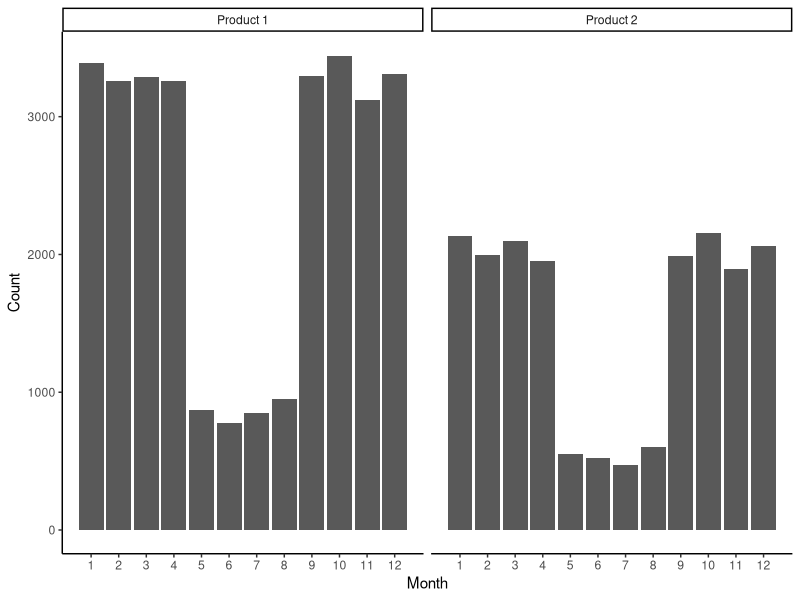
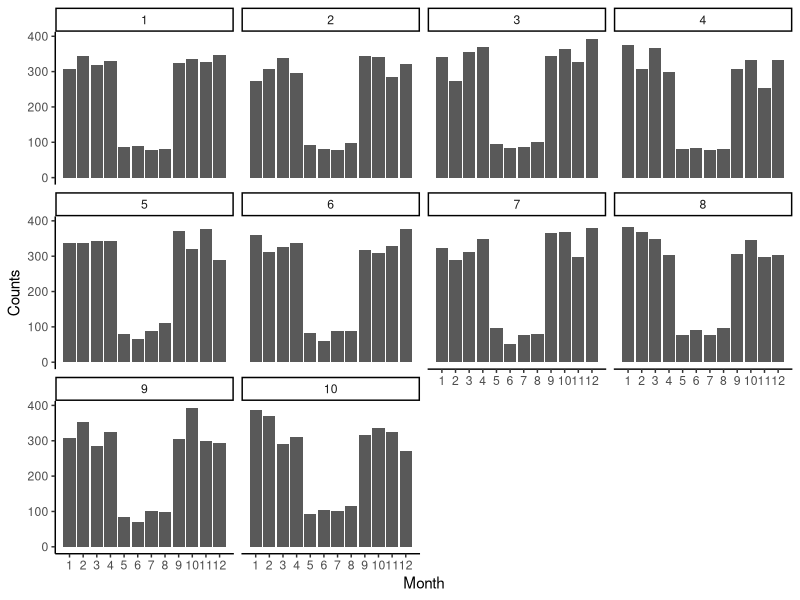
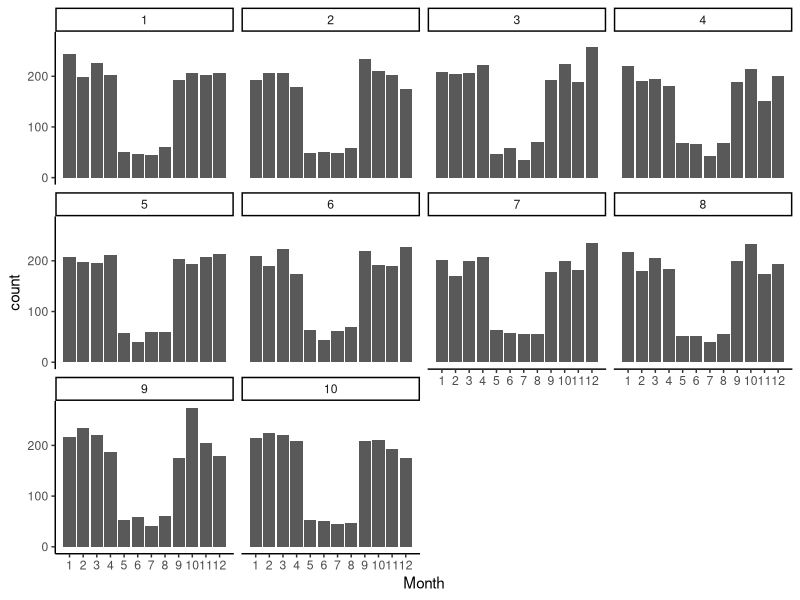

Source code (R) for these figures, in order: (Note: this script raises an error after producing the figures.)
## ---- chunk 1

suppressPackageStartupMessages(library(tidyverse))
suppressPackageStartupMessages(library(knitr))

#standard theme
#theme_set(theme_gray())

### Use this to make it look like base R
theme_set(theme_bw())
theme_update(text = element_text(size=12),
panel.grid.major = element_blank(),
panel.grid.minor = element_blank(),
strip.background = element_blank()
)

data <- read.delim2("Projekt1_Grupp9.txt", sep = ";")

type1Data <- data %>% filter(ClaimType == 1)

type2Data <- data %>% filter(ClaimType == 2)

## ---- chunk 2

data <- data %>% 
  mutate(Year = floor((.$ClaimDay-1)/(365)) + 1) %>% 
  mutate(ClaimDay = (ClaimDay-1) %% 365 + 1) %>% 
  mutate(Month = floor((.$ClaimDay-1)/(365/12)) + 1) 

#We can see seasonal effects
data %>% 
  ggplot(aes(Month)) +
  geom_bar() +
  scale_x_continuous(breaks=c(1:12)) +
  theme_classic() +
  facet_wrap(~ ClaimType, 
             labeller = labeller(ClaimType = c("1" = "Product 1", "2" = "Product 2"))) +
  ylab("Count")
## ---- chunk 3

#No effect over year for each claim type
data %>% 
  filter(ClaimType == 1) %>% 
  ggplot(aes(Month)) +
  geom_bar() +
  scale_x_continuous(breaks=c(1:12)) +
  theme_classic() +
  facet_wrap(~ Year, 
             labeller = labeller(ClaimType = c("1" = "Product 1", "2" = "Product 2"))) +
  ylab("Counts")

data %>% 
  filter(ClaimType == 2) %>% 
  ggplot(aes(Month)) +
  geom_bar() +
  scale_x_continuous(breaks=c(1:12)) +
  theme_classic() +
  facet_wrap(~ Year, 
             labeller = labeller(ClaimType = c("1" = "Type 1", "2" = "Type 2")))
  ylab("Counts")

  

## ---- chunk 4
library(fitdistrplus)
# ggplot(N11, aes(sample = n)) +
#   stat_qq(distribution = qpois, dparams = mean(N11$n)) +
#   stat_qq_line(distribution = qpois, dparams = mean(N11$n))

#Vi borde undersöka histogram, fördelningsfunktion och qqplot för antal skador. 
#Detta gör vi för varje säsong samt produkt
#Jämför med poisson samt negativ binomial (blandad poisson)

#Plots for N_11
N11 <- data %>% group_by(ClaimType, ClaimDay, Year, Month, Season) %>% 
  summarise(n = n()) %>% 
  filter(ClaimType ==1, Season == 1)

fit <- fitdistr(N11$n, "Negative Binomial")
set.seed(123)
df <- data.frame(x = c(N11$n, rpois(10000, mean(N11$n)), rnegbin(10000, mu = fit$estimate[2], theta = fit$estimate[1])), ggg = factor(rep(1:3, c(length(N11$n),10000,10000))))

df <- df[order(df$x), ]
df$ecdf <- ave(df$x, df$ggg, FUN=function(x) seq_along(x)/length(x))
plotcdfN11 <- ggplot(df, aes(x, ecdf, colour = ggg)) + 
  geom_line() + 
  scale_colour_manual(name="Distribution", values=c("black", "green", "blue"), labels=c('Emp','Pois','NegBin')) +
  scale_x_continuous(breaks = seq(0, max(df$x), by = 5 ))

# plothistN11 <- ggplot(df, aes(x=x, fill = ggg)) +
#   geom_histogram(aes(y = ..density..),position = "dodge2", breaks = 1:35) +
#   scale_fill_manual(values=c("black", "blue", "red"))
  
plothistN11 <- ggplot(df, aes(x=x, fill = ggg)) +
  geom_bar(aes(y = ..prop..), position = position_dodge(preserve = "single")) +
  scale_fill_manual(name="Distribution", values=c("black", "green", "blue"), labels=c('Emp','Pois','NegBin')) +
  scale_x_continuous(breaks = seq(0, max(df$x), by = 5 ))



#Plots for N_12
N12 <- data %>% group_by(ClaimType, ClaimDay, Year, Month, Season) %>% 
  summarise(n = n()) %>% 
  filter(ClaimType ==1, Season == 2)

fit <- fitdistr(N12$n, "Negative Binomial")
df <- data.frame(x = c(N12$n, rpois(10000, mean(N12$n)), rnegbin(10000, mu = fit$estimate[2], theta = fit$estimate[1])), ggg = factor(rep(1:3, c(length(N12$n),10000,10000))))

df <- df[order(df$x), ]
df$ecdf <- ave(df$x, df$ggg, FUN=function(x) seq_along(x)/length(x))
plotcdfN12 <- ggplot(df, aes(x, ecdf, colour = ggg)) + 
  geom_line() + 
  scale_colour_manual(name="Distribution", values=c("black", "green", "blue"), labels=c('Emp','Pois','NegBin')) +
  scale_x_continuous(breaks = seq(0, max(df$x), by = 5 ))

plothistN12 <-  ggplot(df, aes(x=x, fill = ggg)) +
  geom_bar(aes(y = ..prop..), position = position_dodge(preserve = "single")) +
  scale_fill_manual(name="Distribution", values=c("black", "green", "blue"), labels=c('Emp','Pois','NegBin')) +
  scale_x_continuous(breaks = seq(0, max(df$x), by = 5 ))




#Plots for N_21
N21 <- data %>% group_by(ClaimType, ClaimDay, Year, Month, Season) %>% 
  summarise(n = n()) %>% 
  filter(ClaimType ==2, Season == 1)

fit <- fitdistr(N21$n, "Negative Binomial")
df <- data.frame(x = c(N21$n, rpois(10000, mean(N21$n)), rnegbin(10000, mu = fit$estimate[2], theta = fit$estimate[1])), ggg = factor(rep(1:3, c(length(N21$n),10000,10000))))

df <- df[order(df$x), ]
df$ecdf <- ave(df$x, df$ggg, FUN=function(x) seq_along(x)/length(x))
plotcdfN21 <- ggplot(df, aes(x, ecdf, colour = ggg)) + 
  geom_line() + 
  scale_colour_manual(name="Distribution", values=c("black", "green", "blue"), labels=c('Emp','Pois','NegBin')) +
  scale_x_continuous(breaks = seq(0, max(df$x), by = 5 ))

plothistN21 <-  ggplot(df, aes(x=x, fill = ggg)) +
  geom_bar(aes(y = ..prop..), position = position_dodge(preserve = "single")) +
  scale_fill_manual(name="Distribution", values=c("black", "green", "blue"), labels=c('Emp','Pois','NegBin')) +
  scale_x_continuous(breaks = seq(0, max(df$x), by = 5 ))


#Plots for N_22
N22 <- data %>% group_by(ClaimType, ClaimDay, Year, Month, Season) %>% 
  summarise(n = n()) %>% 
  filter(ClaimType == 2, Season == 2)

fit <- fitdistr(N22$n, "Negative Binomial")
df <- data.frame(x = c(N22$n, rpois(10000, mean(N22$n)), rnegbin(10000, mu = fit$estimate[2], theta = fit$estimate[1])), ggg = factor(rep(1:3, c(length(N22$n),10000,10000))))

df <- df[order(df$x), ]
df$ecdf <- ave(df$x, df$ggg, FUN=function(x) seq_along(x)/length(x))
plotcdfN22 <- ggplot(df, aes(x, ecdf, colour = ggg)) + 
  geom_line() + 
  scale_colour_manual(name="Distribution", values=c("black", "green", "blue"), labels=c('Emp','Pois','NegBin')) +
  scale_x_continuous(breaks = seq(0, max(df$x), by = 5 ))

plothistN22 <- ggplot(df, aes(x=x, fill = ggg)) +
  geom_bar(aes(y = ..prop..), position = position_dodge(preserve = "single")) +
  scale_fill_manual(name="Distribution", values=c("black", "green", "blue"), labels=c('Emp','Pois','NegBin')) +
  scale_x_continuous(breaks = seq(0, max(df$x), by = 2 ))

library(gridExtra)
grid.arrange(plotcdfN11, plothistN11, nrow = 1)
grid.arrange(plotcdfN12, plothistN12, nrow = 1)
grid.arrange(plotcdfN21, plothistN21, nrow = 1)
grid.arrange(plotcdfN22, plothistN22, nrow = 1)

# plotcdfN11
# plotcdfN12
# plotcdfN21
# plotcdfN22
# 
# plothistN11
# plothistN12
# plothistN21
# plothistN22
## ---- chunk 5

#Add season, 2=summer, 1=else
data <- data %>% mutate(Season = ifelse(Month %in% 5:8, 2, 1))
   
aggregatedData <- data %>% group_by(ClaimType, ClaimDay, Month, Year, Season) %>% 
  summarise(NumberOfClaims=n(), AggregatedCost = sum(ClaimCost))

#Distribution of NumberOfClaims and fitted poisson as points
estimatedLambda <- (aggregatedData %>% 
  group_by(ClaimType, Season) %>% 
  summarize(lambda = mean(NumberOfClaims)))$lambda

aggregatedData %>% 
  filter(ClaimType == 1) %>% 
  filter(Season == 1) %>% 
  ggplot() +
  geom_bar(aes(x=NumberOfClaims, y = (..count..)/sum(..count..))) +
  geom_line(data = data.frame(x=c(0:35)), aes(x=x, y=dpois(x, estimatedLambda[1]))) +
  xlab(expression(N[11])) +
  ylab("Density")

aggregatedData %>% 
  filter(ClaimType == 1) %>% 
  filter(Season == 2) %>% 
  ggplot() +
  geom_bar(aes(x=NumberOfClaims, y = (..count..)/sum(..count..))) +
  geom_line(data = data.frame(x=c(0:17)), aes(x=x, y=dpois(x, estimatedLambda[2]))) +
  xlab(expression(N[12])) +
  ylab("Density")

aggregatedData %>% 
  filter(ClaimType == 2) %>% 
  filter(Season == 1) %>% 
  ggplot() +
  geom_bar(aes(x=NumberOfClaims, y = (..count..)/sum(..count..))) +
  geom_line(data = data.frame(x=c(0:20)), aes(x=x, y=dpois(x, estimatedLambda[3]))) +
  xlab(expression(N[21])) +
  ylab("Density")

aggregatedData %>% 
  filter(ClaimType == 2) %>% 
  filter(Season == 2) %>% 
  ggplot() +
  geom_bar(aes(x=NumberOfClaims, y = (..count..)/sum(..count..))) +
  geom_line(data = data.frame(x=c(0:10)), aes(x=x, y=dpois(x, estimatedLambda[4]))) +
  xlab(expression(N[22])) +
  ylab("Density")
## ---- chunk 6

data %>% 
  group_by(ClaimType, Month)  %>% 
  summarize(MeanClaim = mean(ClaimCost)) %>% 
  filter(ClaimType == 1) %>% 
  ggplot(aes(x = Month, y = MeanClaim)) +
    geom_point() +
    ylab("Mean Claim")

data %>% 
  group_by(ClaimType, Month)  %>% 
  summarize(MeanClaim = mean(ClaimCost)) %>% 
  filter(ClaimType == 2) %>% 
  ggplot(aes(x = Month, y = MeanClaim)) +
    geom_point() +
    ylab("Mean Claim")

## ---- chunk 7
#MeanClaim per day over time, ClaimType 1
data %>% 
  group_by(ClaimType, Year, ClaimDay)  %>% 
  summarize(MeanClaim = mean(ClaimCost)) %>% 
  filter(ClaimType == 1) %>% 
  ggplot(aes(x = ClaimDay, y = MeanClaim)) +
    geom_point() +
    ylab("Mean Claim") +
    ggtitle("Branch 1")
    

#MeanClaim per day over time, ClaimType 2
data %>% 
  group_by(ClaimType, Year, ClaimDay)  %>% 
  summarize(MeanClaim = mean(ClaimCost)) %>% 
  filter(ClaimType == 2) %>% 
  ggplot(aes(x = ClaimDay, y = MeanClaim)) +
    geom_point()  +
    ylab("Mean Claim")+
    ggtitle("Branch 2")

#MeanClaim per season for each ClaimTpe
# data %>% 
#   group_by(ClaimType, Season)  %>% 
#   summarize(MeanClaim = mean(ClaimCost)) %>% 
#   ggplot(aes(x = Season, y = MeanClaim, fill=ClaimType %>% as.factor())) +
#     scale_fill_discrete(name = "Claimtype") +
#     geom_col()
## ---- chunk 8

data %>% 
  group_by(Year, Month, ClaimType, Season) %>% 
  summarize(Counts = n(), Average = mean(ClaimCost)) %>% 
  ggplot(aes(x = Counts, y = Average)) +
    geom_point() +
    facet_wrap(~ClaimType+Season , scales = "free",
               labeller = label_wrap_gen(multi_line=FALSE)) +
    ggtitle("Insurance Product, Season")


## ---- chunk 9

t1Counts <- type1Data %>% 
  group_by(ClaimDay) %>% 
  summarize(Counts = n())

t2Counts <- type2Data %>% 
  group_by(ClaimDay) %>% 
  summarize(Counts = n())

aggClaims <- inner_join(t1Counts, t2Counts, by = "ClaimDay") %>% 
  mutate(Year = floor((.$ClaimDay-1)/(365)) + 1) %>% 
  mutate(ClaimDay = (ClaimDay-1) %% 365 + 1) %>% 
  mutate(Month = floor((.$ClaimDay-1)/(365/12)) + 1) %>% 
  mutate(Season = ifelse(Month %in% 5:8, 2, 1))
  

ggplot(aggClaims, aes(x= Counts.x, y = Counts.y)) +
  geom_point() +
  facet_wrap(~Season, scales = "free")


#There does seem to be daily correlation in the number of claims which we obviously have to deal with in one way or another

## ---- chunk 10

#Independent bootstrap samler

sampleD <- data %>% 
  group_by(Year, Month, Season) %>% 
  summarize(n1 = sum(ClaimType == 1), n2 = sum(ClaimType == 2)) 

s1 <- sampleD %>%
  data.frame() %>% 
  filter(Season == 1) %>% 
  sample_n(size = 8,replace = TRUE)

s2 <- sampleD %>%
  data.frame() %>% 
  filter(Season == 2) %>% 
  sample_n(size = 4,replace = TRUE)

claims <- rbind(s1[1:4,],s2, s1[5:8,]) %>% 
  select(n1, n2) 

costs <- data.frame(matrix(ncol = 2, nrow = 0)) 

#Ful loop IK men är trött och orkar ej googla

for(i in 1:nrow(claims)){
  
  TC1 = sum(sample(data[data$ClaimType == 1,]$ClaimCost, claims$n1[i], replace = TRUE))
  TC2 = sum(sample(data[data$ClaimType == 2,]$ClaimCost, claims$n2[i], replace = TRUE))
  
  costs <- rbind(costs, c(TC1, TC2)) %>% 
    setNames(c("c1", "c2"))
  
}

bsSample <- cbind(claims, costs) 

## ---- chunk 11

kable(claims)
